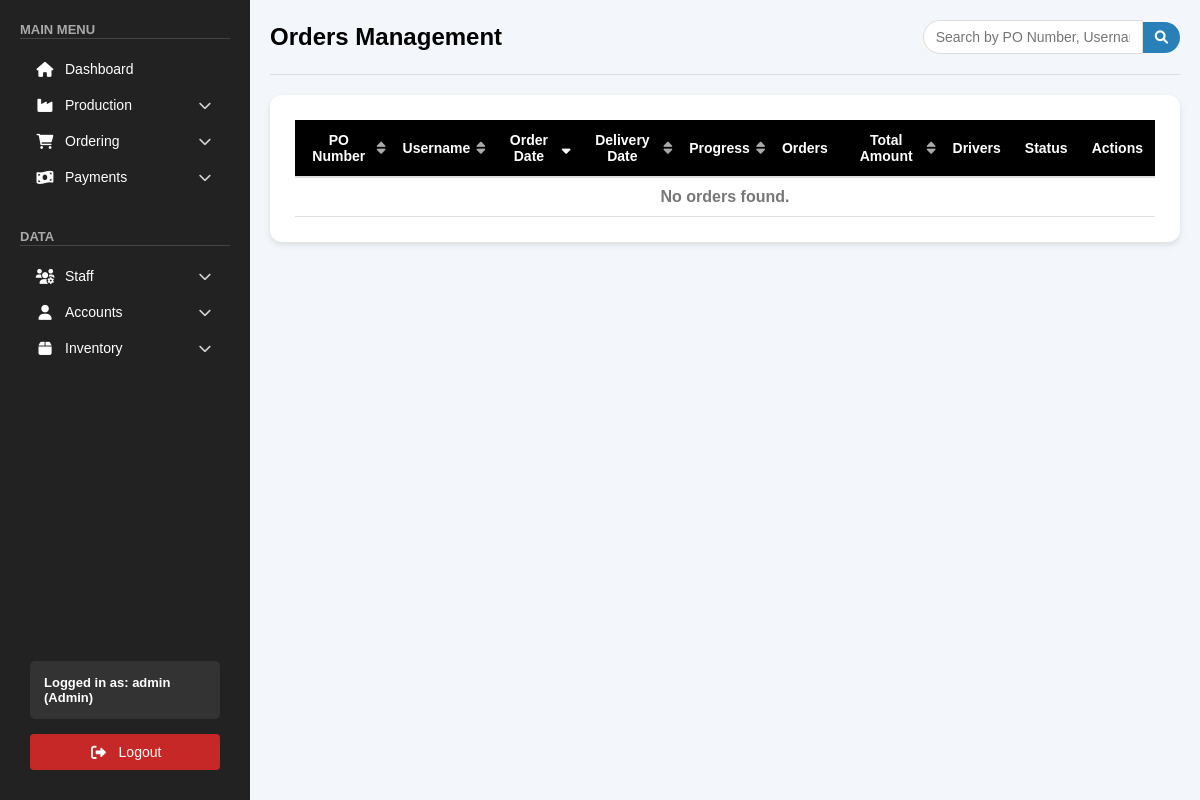
The page /public/pages/orders.php (signed in) on the database as committed earlier.
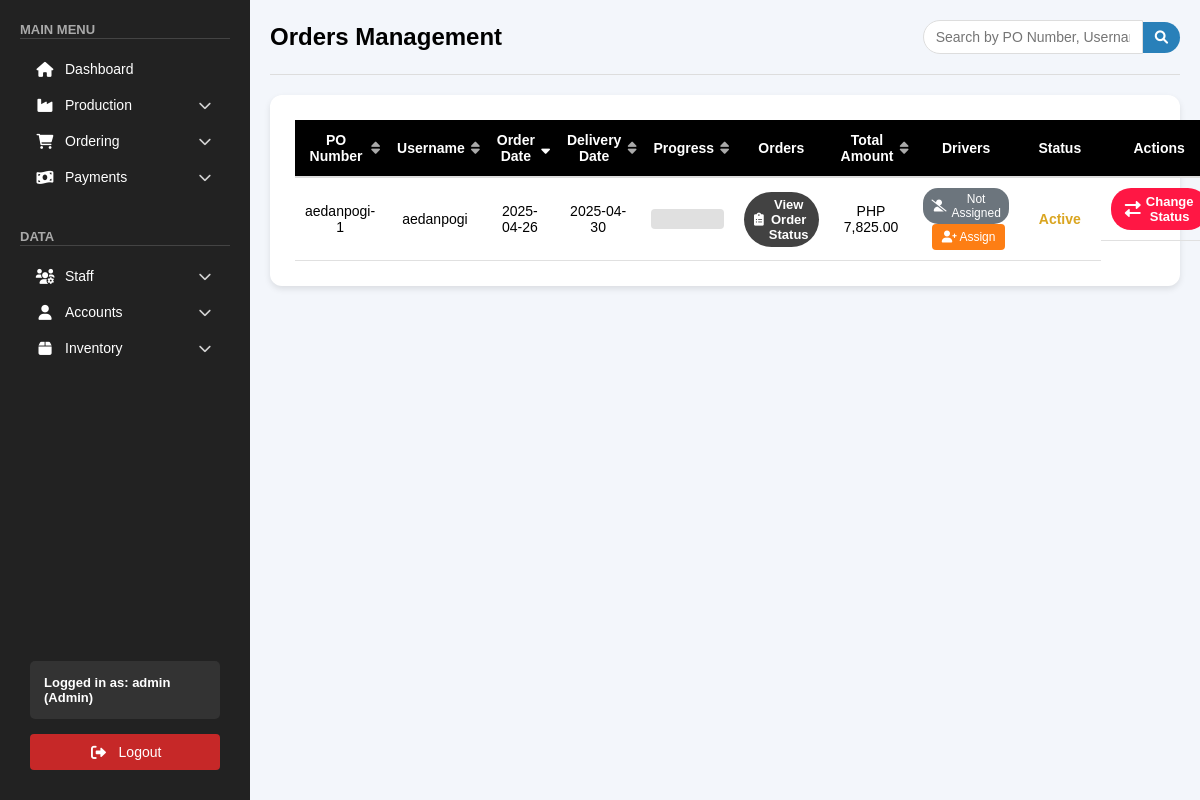
The same page on the database as committed later.
### tables this page shows
CREATE TABLE `orders` (
  `id` int(11) NOT NULL,
  `po_number` varchar(255) NOT NULL,
  `username` varchar(255) NOT NULL,
  `company` varchar(255) DEFAULT NULL,
  `order_date` date NOT NULL,
  `delivery_date` date NOT NULL,
  `delivery_address` varchar(255) DEFAULT NULL,
  `orders` longtext DEFAULT NULL CHECK (json_valid(`orders`)),
  `total_amount` decimal(10,2) NOT NULL,
  `status` enum('Pending','Active','For Delivery','In Transit','Rejected','Completed') NOT NULL DEFAULT 'Pending',
  `driver_assigned` tinyint(1) NOT NULL DEFAULT 0 COMMENT 'Flag to track if a driver has been assigned to this order',
  `contact_number` varchar(20) DEFAULT NULL,
  `special_instructions` text DEFAULT NULL,
  `subtotal` decimal(10,2) DEFAULT 0.00,
  `progress` int(11) DEFAULT 0,
  `completed_items` longtext DEFAULT NULL,
  `item_progress_data` longtext DEFAULT NULL,
  `quantity_progress_data` longtext DEFAULT NULL,
  `item_progress_percentages` longtext DEFAULT NULL
);

### public/pages/orders.php (the view, shortened to what the changed rows need)
<?php
include "../../backend/db_connection.php";
$sort_column = isset($_GET['sort']) ? $_GET['sort'] : 'order_date';
$sort_direction = isset($_GET['direction']) ? $_GET['direction'] : 'DESC';
$orders = [];
$sql = "SELECT o.po_number, o.username, o.order_date, o.delivery_date, o.delivery_address, o.orders, o.total_amount, o.status, o.progress, o.driver_assigned,
        IFNULL(da.driver_id, 0) as driver_id, IFNULL(d.name, '') as driver_name
        FROM orders o
        LEFT JOIN driver_assignments da ON o.po_number = da.po_number
        LEFT JOIN drivers d ON da.driver_id = d.id
        WHERE o.status = 'Active'";
$sql .= " ORDER BY {$sort_column} {$sort_direction}";
$stmt = $conn->prepare($sql);
$stmt->execute();
$result = $stmt->get_result();
if ($result && $result->num_rows > 0) {
    while ($row = $result->fetch_assoc()) {
        $orders[] = $row;
    }
}
function getSortUrl($column, $currentColumn, $currentDirection) {
    $newDirection = ($column === $currentColumn && $currentDirection === 'ASC') ? 'DESC' : 'ASC';
    return "?sort=" . urlencode($column) . "&direction=" . urlencode($newDirection);
}
function getSortIcon($column, $currentColumn, $currentDirection) {
    if ($column !== $currentColumn) {
        return '<i class="fas fa-sort"></i>';
    } else if ($currentDirection === 'ASC') {
        return '<i class="fas fa-sort-up"></i>';
    } else {
        return '<i class="fas fa-sort-down"></i>';
    }
}
?>
<!DOCTYPE html>
<html lang="en">
<head>
    <link rel="stylesheet" href="/css/orders.css">
    <link rel="stylesheet" href="/css/sidebar.css">
    <link rel="stylesheet" href="/css/toast.css">
    <link rel="stylesheet" href="https://cdnjs.cloudflare.com/ajax/libs/font-awesome/6.0.0/css/all.min.css">
    <link rel="stylesheet" href="https://code.jquery.com/ui/1.12.1/themes/base/jquery-ui.css">
</head>
<body>
    <div class="main-content">
        <div class="orders-header">
            <h1>Orders Management</h1>
        </div>
        <div class="orders-table-container">
            <table class="orders-table">
                <thead>
                    <tr>
                        <th class="sortable">
                            <a href="<?= getSortUrl('po_number', $sort_column, $sort_direction) ?>">
                                PO Number <?= getSortIcon('po_number', $sort_column, $sort_direction) ?>
                            </a>
                        </th>
                        <th class="sortable">
                            <a href="<?= getSortUrl('username', $sort_column, $sort_direction) ?>">
                                Username <?= getSortIcon('username', $sort_column, $sort_direction) ?>
                            </a>
                        </th>
                        <th class="sortable">
                            <a href="<?= getSortUrl('order_date', $sort_column, $sort_direction) ?>">
                                Order Date <?= getSortIcon('order_date', $sort_column, $sort_direction) ?>
                            </a>
                        </th>
                        <th class="sortable">
                            <a href="<?= getSortUrl('delivery_date', $sort_column, $sort_direction) ?>">
                                Delivery Date <?= getSortIcon('delivery_date', $sort_column, $sort_direction) ?>
                            </a>
                        </th>
                        <th class="sortable">
                            <a href="<?= getSortUrl('progress', $sort_column, $sort_direction) ?>">
                                Progress <?= getSortIcon('progress', $sort_column, $sort_direction) ?>
                            </a>
                        </th>
                        <th>Orders</th>
                        <th class="sortable">
                            <a href="<?= getSortUrl('total_amount', $sort_column, $sort_direction) ?>">
                                Total Amount <?= getSortIcon('total_amount', $sort_column, $sort_direction) ?>
                            </a>
                        </th>
                        <th>Drivers</th>
                        <th>Status</th>
                        <th>Actions</th>
                    </tr>
                </thead>
                <tbody>
                    <?php if (count($orders) > 0): ?>
                        <?php foreach ($orders as $order): ?>
                            <tr>
                                <td><?= htmlspecialchars($order['po_number']) ?></td>
                                <td><?= htmlspecialchars($order['username']) ?></td>
                                <td><?= htmlspecialchars($order['order_date']) ?></td>
                                <td><?= htmlspecialchars($order['delivery_date']) ?></td>
                                <td>
                                    <div class="progress-bar-container">
                                    </div>
                                </td>
                                <td>
                                    <button class="view-orders-btn" onclick="viewOrderDetails('<?= htmlspecialchars($order['po_number']) ?>')">
                                        <i class="fas fa-clipboard-list"></i>
                                        View Order Status
                                    </button>
                                </td>
                                <td>PHP <?= htmlspecialchars(number_format($order['total_amount'], 2)) ?></td>
                                <td>
                                    <?php if ($order['driver_assigned'] && !empty($order['driver_name'])): ?>
                                        <div class="driver-badge">
                                            <i class="fas fa-user"></i> <?= htmlspecialchars($order['driver_name']) ?>
                                        </div>
                                        <button class="driver-btn" onclick="openDriverModal('<?= htmlspecialchars($order['po_number']) ?>', <?= $order['driver_id'] ?>, '<?= htmlspecialchars($order['driver_name']) ?>')">
                                            <i class="fas fa-exchange-alt"></i> Change
                                        </button>
                                    <?php else: ?>
                                        <div class="driver-badge driver-not-assigned">
                                            <i class="fas fa-user-slash"></i> Not Assigned
                                        </div>
                                        <button class="driver-btn assign-driver-btn" onclick="openDriverModal('<?= htmlspecialchars($order['po_number']) ?>', 0, '')">
                                            <i class="fas fa-user-plus"></i> Assign
                                        </button>
                                    <?php endif; ?>
                                </td>
                                <td>
                                    <span class="status-badge status-active"><?= htmlspecialchars($order['status']) ?></span>
                                </td>
                                <td class="action-buttons">
                                    <button class="status-btn" onclick="openStatusModal('<?= htmlspecialchars($order['po_number']) ?>', '<?= htmlspecialchars($order['username']) ?>')">
                                        <i class="fas fa-exchange-alt"></i> Change Status
                                    </button>
                                </td>
                            </tr>
                        <?php endforeach; ?>
                    <?php else: ?>
                        <tr>
                            <td colspan="10" class="no-orders">No orders found.</td>
                        </tr>
                    <?php endif; ?>
                </tbody>
            </table>
        </div>
    </div>
</body>
</html>

Rows that differ between the two databases and show on the page:
added orders: po_number "aedanpogi-1", username "aedanpogi", order_date "2025-04-26", delivery_date "2025-04-30", total_amount "7,825.00", status "Active"
Other text that changed with them:
text no longer shown: "No orders found."
